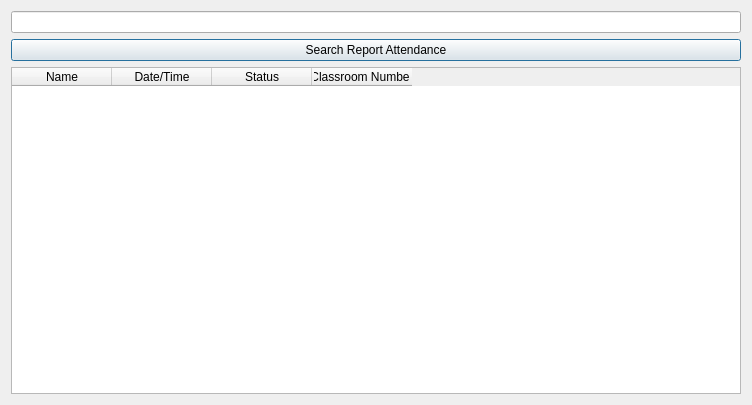
<?xml version="1.0" encoding="UTF-8"?>
<ui version="4.0">
 <class>AttendanceReport</class>
 <widget class="QDialog" name="AttendanceReport">
  <property name="geometry">
   <rect>
    <x>0</x>
    <y>0</y>
    <width>752</width>
    <height>405</height>
   </rect>
  </property>
  <property name="windowTitle">
   <string>Attendance Report</string>
  </property>
  <layout class="QVBoxLayout" name="verticalLayout">
   <item>
    <widget class="QLineEdit" name="searchBox"/>
   </item>
   <item>
    <widget class="QPushButton" name="reportattendance">
     <property name="text">
      <string>Search Report Attendance</string>
     </property>
    </widget>
   </item>
   <item>
    <widget class="QTableWidget" name="attendanceTable">
     <column>
      <property name="text">
       <string>Name</string>
      </property>
     </column>
     <column>
      <property name="text">
       <string>Date/Time</string>
      </property>
     </column>
     <column>
      <property name="text">
       <string>Status</string>
      </property>
     </column>
     <column>
      <property name="text">
       <string>Classroom Number</string>
      </property>
     </column>
    </widget>
   </item>
  </layout>
 </widget>
 <resources/>
 <connections/>
</ui>
